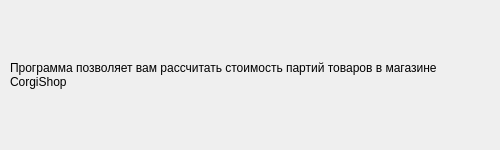
<?xml version="1.0" encoding="UTF-8"?>
<ui version="4.0">
 <class>winProg</class>
 <widget class="QDialog" name="winProg">
  <property name="geometry">
   <rect>
    <x>0</x>
    <y>0</y>
    <width>500</width>
    <height>150</height>
   </rect>
  </property>
  <property name="windowTitle">
   <string>О программе</string>
  </property>
  <widget class="QLabel" name="lbl_proggram">
   <property name="geometry">
    <rect>
     <x>10</x>
     <y>10</y>
     <width>480</width>
     <height>130</height>
    </rect>
   </property>
   <property name="acceptDrops">
    <bool>false</bool>
   </property>
   <property name="text">
    <string>Программа позволяет вам рассчитать стоимость партий товаров в магазине CorgiShop</string>
   </property>
   <property name="wordWrap">
    <bool>true</bool>
   </property>
  </widget>
 </widget>
 <resources/>
 <connections/>
</ui>
